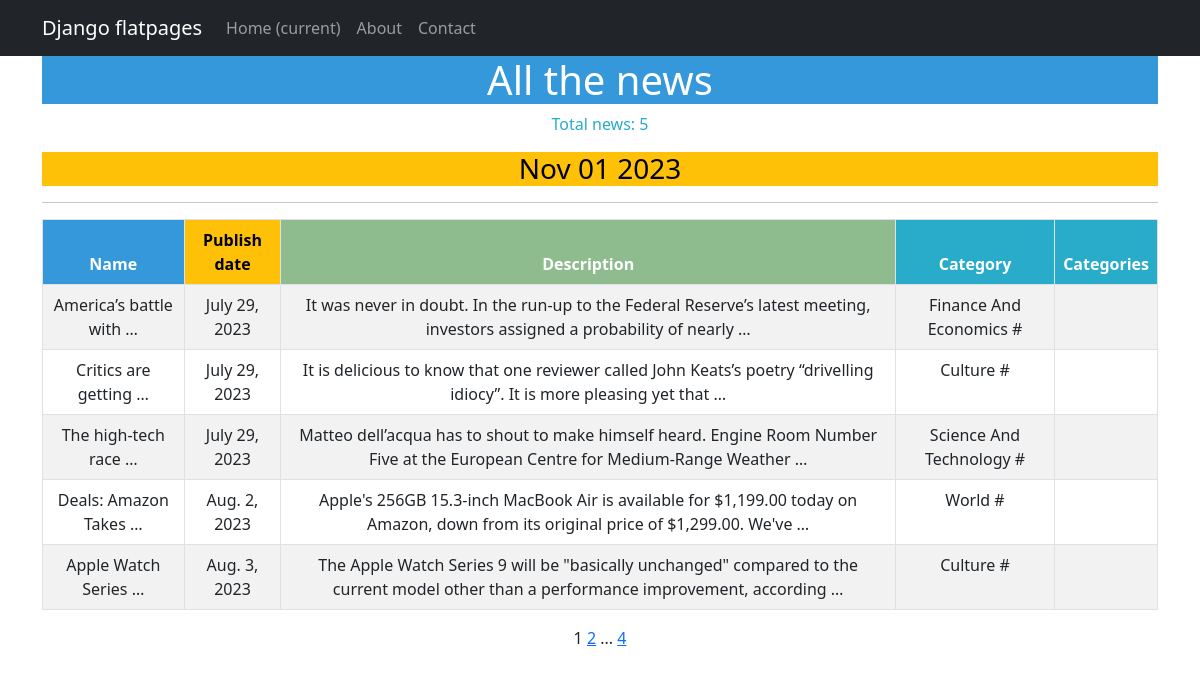
Page /news/ on the committed database.
### news/models.py (models this page shows, shortened)
class News(models.Model):
    name = models.CharField(
        max_length=50,
        unique=True,
    )
    description = models.TextField()
    publish_date = models.DateField(auto_now_add=True)
    category = models.ForeignKey(
        to='NewsCategory',
        on_delete=models.CASCADE,
        related_name='news',
    )

class NewsCategory(models.Model):
    name = models.CharField(max_length=100, unique=True)
    def __str__(self):
        return self.name.title()

### news/views.py (the view)
# urls.py: path('', NewsList.as_view(), name='news_list'),
class NewsList(ListView):
    model = News
    ordering = 'publish_date'
    template_name = 'news.html'
    context_object_name = 'news'
    paginate_by = 5

### news/templatetags/custom_filters.py (called while the page is built)
@register.filter()
def cat(value, code='fin'):
   postfix = CATEGORY_SYMBOLS[code]
   return f'{value} {postfix}'

### news/templatetags/custom_tags.py (called while the page is built)
@register.simple_tag()
def current_time(format_string='%b %d %Y'):
   return datetime.utcnow().strftime(format_string)

@register.simple_tag(takes_context=True)
def url_replace(context, **kwargs):
   d = context['request'].GET.copy()
   for k, v in kwargs.items():
      d[k] = v
   return d.urlencode()

### templates/news.html (shortened to what this page needs)
{% extends 'flatpages/default.html' %}
{% load custom_filters %}
{% load custom_tags %}
{% block content %}
   <h1 style="background-color: #3498DB; color: #ffffff;">All the news</h1>
   <p style="color: #29ABCA;">Total news: {{ news|length }}</p>
   <h3 style="background-color: #FFC107; color: #000000;">{% current_time '%b %d %Y' %}</h3>
   <hr>
   {% if news %}
       <table class="table table-bordered table-striped table-hover">
           <thead>
               <tr>
                   <th style="background-color: #3498DB; color: #ffffff;">Name</th>
                   <th style="background-color: #FFC107; color: #000000;">Publish date</th>
                   <th style="background-color: #8FBC8F; color: #ffffff;">Description</th>
                   <th style="background-color: #29ABCA; color: #ffffff;">Category</th>
                   <th style="background-color: #29ABCA; color: #ffffff;">Categories</th>
               </tr>
           </thead>
           <tbody>
           {% for news_single in news %}
           <tr>
               <td>{{ news_single.name|truncatewords:3 }}</td>
               <td>{{ news_single.publish_date }}</td>
               <td>{{ news_single.description|truncatewords:20 }}</td>
               <td>{{ news_single.category|cat:'sci' }}</td>
               <td>
               </td>
           </tr>
           {% endfor %}
       </table>
   {% else %}
       <h2 style="color: #29ABCA;">No news is a good news!</h2>
   {% endif %}
   {{ page_obj.number }}
   {% if page_obj.has_next %}
       <a href="?{% url_replace page=page_obj.next_page_number %}">{{ page_obj.next_page_number }}</a>
       {% if paginator.num_pages != page_obj.next_page_number %}
           ...
           <a href="?{% url_replace page=page_obj.paginator.num_pages %}">{{ page_obj.paginator.num_pages }}</a>
       {% endif %}
   {% endif %}
{% endblock content %}

### rows in the picture
News: name "America’s battle with …", publish_date "July 29, 2023", description "It was never in doubt. In the run-up to the Federal Reserve’s latest meeting, investors assigned a probability of nearly …", category|cat "Finance And Economics #"
News: name "Critics are getting …", publish_date "July 29, 2023", description "It is delicious to know that one reviewer called John Keats’s poetry “drivelling idiocy”. It is more pleasing yet that …", category|cat "Culture #"
News: name "The high-tech race …", publish_date "July 29, 2023", description "Matteo dell’acqua has to shout to make himself heard. Engine Room Number Five at the European Centre for Medium-Range Weather …", category|cat "Science And Technology #"
News: name "Deals: Amazon Takes …", publish_date "Aug. 2, 2023", description "Apple's 256GB 15.3-inch MacBook Air is available for $1,199.00 today on Amazon, down from its original price of $1,299.00. We've …", category|cat "World #"
News: name "Apple Watch Series …", publish_date "Aug. 3, 2023", description "The Apple Watch Series 9 will be \"basically unchanged\" compared to the current model other than a performance improvement, according …", category|cat "Culture #"

### other values in the picture
{{ news|length }} "5"
{{ page_obj.number }} "1"
{{ page_obj.next_page_number }} "2"
{{ page_obj.paginator.num_pages }} "4"
